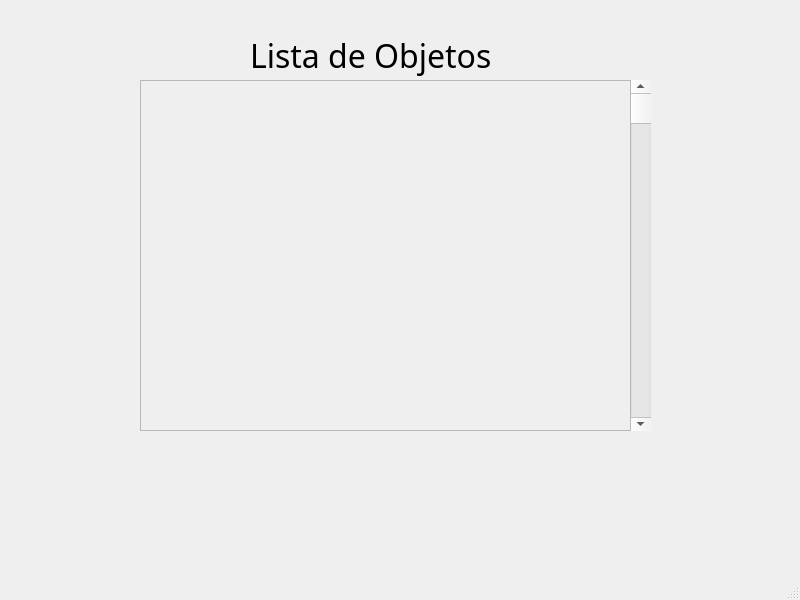
<?xml version="1.0" encoding="UTF-8"?>
<ui version="4.0">
 <class>MainWindow</class>
 <widget class="QMainWindow" name="MainWindow">
  <property name="geometry">
   <rect>
    <x>0</x>
    <y>0</y>
    <width>800</width>
    <height>600</height>
   </rect>
  </property>
  <property name="windowTitle">
   <string>MainWindow</string>
  </property>
  <widget class="QWidget" name="centralwidget">
   <widget class="QLabel" name="Titulo">
    <property name="geometry">
     <rect>
      <x>250</x>
      <y>10</y>
      <width>271</width>
      <height>91</height>
     </rect>
    </property>
    <property name="font">
     <font>
      <family>Bell MT</family>
      <pointsize>24</pointsize>
      <weight>50</weight>
      <bold>false</bold>
     </font>
    </property>
    <property name="text">
     <string>Lista de Objetos</string>
    </property>
   </widget>
   <widget class="QWidget" name="widget" native="true">
    <property name="geometry">
     <rect>
      <x>570</x>
      <y>210</y>
      <width>16</width>
      <height>161</height>
     </rect>
    </property>
   </widget>
   <widget class="QScrollBar" name="scrollBar">
    <property name="geometry">
     <rect>
      <x>630</x>
      <y>80</y>
      <width>21</width>
      <height>351</height>
     </rect>
    </property>
    <property name="orientation">
     <enum>Qt::Vertical</enum>
    </property>
   </widget>
   <widget class="QScrollArea" name="scrollArea">
    <property name="geometry">
     <rect>
      <x>140</x>
      <y>80</y>
      <width>491</width>
      <height>351</height>
     </rect>
    </property>
    <property name="widgetResizable">
     <bool>true</bool>
    </property>
    <widget class="QWidget" name="scrollAreaWidgetContents">
     <property name="geometry">
      <rect>
       <x>0</x>
       <y>0</y>
       <width>489</width>
       <height>349</height>
      </rect>
     </property>
    </widget>
   </widget>
  </widget>
  <widget class="QMenuBar" name="menubar">
   <property name="geometry">
    <rect>
     <x>0</x>
     <y>0</y>
     <width>800</width>
     <height>26</height>
    </rect>
   </property>
  </widget>
  <widget class="QStatusBar" name="statusbar"/>
 </widget>
 <resources/>
 <connections/>
</ui>
